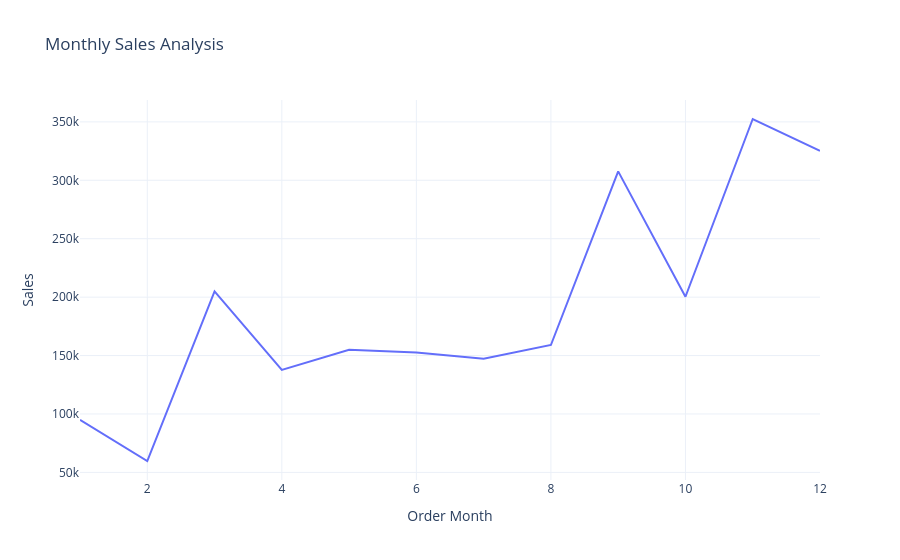

Write notebook code for a chart like this one.
### Code cell
fig = px.line(sales_by_month,
              x='Order Month',
              y='Sales',
              title='Monthly Sales Analysis')
fig.show()

### Figure 1 — Plotly figure (JSON) as saved in the notebook; plotly's stock layout.template omitted (floating-point values rounded to 4 significant figures)
{"data": [{"hovertemplate": "Order Month=%{x}<br>Sales=%{y}<extra></extra>", "legendgroup": "", "line": {"color": "#636efa", "dash": "solid"}, "marker": {"symbol": "circle"}, "mode": "lines", "name": "", "orientation": "v", "showlegend": false, "type": "scatter", "x": [1, 2, 3, 4, 5, 6, 7, 8, 9, 10, 11, 12], "xaxis": "x", "y": [94920.0, 59750.0, 205000.0, 137800.0, 155000.0, 152700.0, 147200.0, 159000.0, 307600.0, 200300.0, 352500.0, 325300.0], "yaxis": "y"}], "layout": {"legend": {"tracegroupgap": 0}, "title": {"text": "Monthly Sales Analysis"}, "xaxis": {"anchor": "y", "domain": [0, 1], "title": {"text": "Order Month"}}, "yaxis": {"anchor": "x", "domain": [0, 1], "title": {"text": "Sales"}}}}
